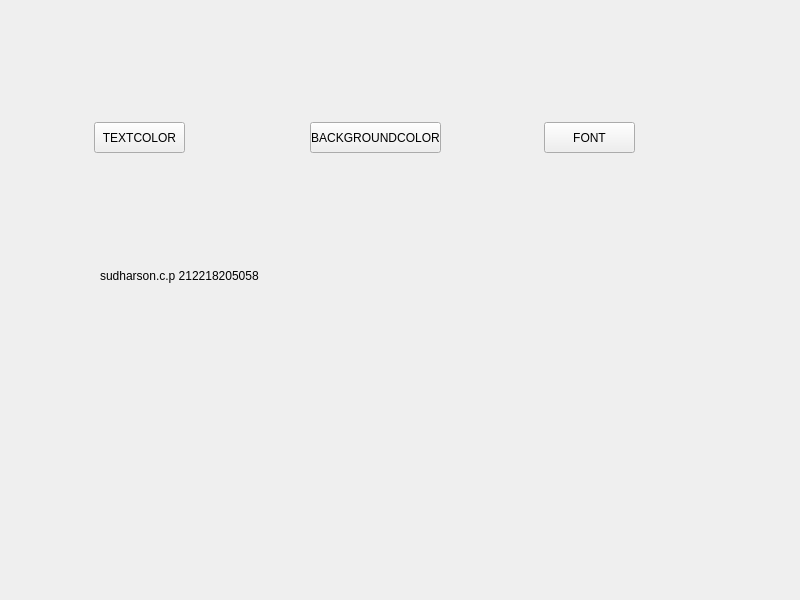
<?xml version="1.0" encoding="UTF-8"?>
<ui version="4.0">
 <class>Widget</class>
 <widget class="QWidget" name="Widget">
  <property name="geometry">
   <rect>
    <x>0</x>
    <y>0</y>
    <width>800</width>
    <height>600</height>
   </rect>
  </property>
  <property name="windowTitle">
   <string>Widget</string>
  </property>
  <widget class="QPushButton" name="pushButton">
   <property name="geometry">
    <rect>
     <x>94</x>
     <y>122</y>
     <width>91</width>
     <height>31</height>
    </rect>
   </property>
   <property name="text">
    <string>TEXTCOLOR</string>
   </property>
  </widget>
  <widget class="QPushButton" name="pushButton_2">
   <property name="geometry">
    <rect>
     <x>310</x>
     <y>122</y>
     <width>131</width>
     <height>31</height>
    </rect>
   </property>
   <property name="text">
    <string>BACKGROUNDCOLOR</string>
   </property>
  </widget>
  <widget class="QPushButton" name="pushButton_3">
   <property name="geometry">
    <rect>
     <x>544</x>
     <y>122</y>
     <width>91</width>
     <height>31</height>
    </rect>
   </property>
   <property name="text">
    <string>FONT</string>
   </property>
  </widget>
  <widget class="QLabel" name="label">
   <property name="geometry">
    <rect>
     <x>100</x>
     <y>190</y>
     <width>571</width>
     <height>171</height>
    </rect>
   </property>
   <property name="text">
    <string>sudharson.c.p 212218205058</string>
   </property>
  </widget>
 </widget>
 <resources/>
 <connections/>
</ui>
